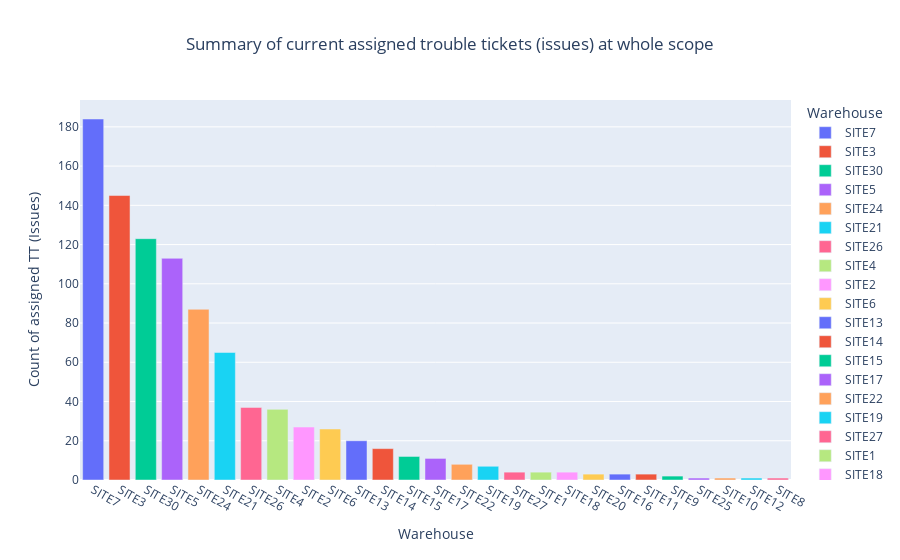

The cell this chart's notebook holds for it:
### Code cell
fig = px.bar(data_frame=assigned_sorted,
             x='Warehouse',
             y='ID',
             labels={
                 'ID': 'Count of assigned TT (Issues)'                 
             },
             color='Warehouse',
             hover_name='Warehouse',             
             title='Summary of current assigned trouble tickets (issues) at whole scope',
             )
fig.update_layout(title_x=0.5)
fig.show()

### Figure 1 — Plotly figure (JSON) as saved in the notebook; plotly's stock layout.template omitted (floating-point values rounded to 4 significant figures)
{"data": [{"alignmentgroup": "True", "hovertemplate": "<b>%{hovertext}</b><br><br>Warehouse=%{x}<br>Count of assigned TT (Issues)=%{y}<extra></extra>", "hovertext": ["SITE7"], "legendgroup": "SITE7", "marker": {"color": "#636efa", "pattern": {"shape": ""}}, "name": "SITE7", "offsetgroup": "SITE7", "orientation": "v", "showlegend": true, "textposition": "auto", "type": "bar", "x": ["SITE7"], "xaxis": "x", "y": [184], "yaxis": "y"}, {"alignmentgroup": "True", "hovertemplate": "<b>%{hovertext}</b><br><br>Warehouse=%{x}<br>Count of assigned TT (Issues)=%{y}<extra></extra>", "hovertext": ["SITE3"], "legendgroup": "SITE3", "marker": {"color": "#EF553B", "pattern": {"shape": ""}}, "name": "SITE3", "offsetgroup": "SITE3", "orientation": "v", "showlegend": true, "textposition": "auto", "type": "bar", "x": ["SITE3"], "xaxis": "x", "y": [145], "yaxis": "y"}, {"alignmentgroup": "True", "hovertemplate": "<b>%{hovertext}</b><br><br>Warehouse=%{x}<br>Count of assigned TT (Issues)=%{y}<extra></extra>", "hovertext": ["SITE30"], "legendgroup": "SITE30", "marker": {"color": "#00cc96", "pattern": {"shape": ""}}, "name": "SITE30", "offsetgroup": "SITE30", "orientation": "v", "showlegend": true, "textposition": "auto", "type": "bar", "x": ["SITE30"], "xaxis": "x", "y": [123], "yaxis": "y"}, {"alignmentgroup": "True", "hovertemplate": "<b>%{hovertext}</b><br><br>Warehouse=%{x}<br>Count of assigned TT (Issues)=%{y}<extra></extra>", "hovertext": ["SITE5"], "legendgroup": "SITE5", "marker": {"color": "#ab63fa", "pattern": {"shape": ""}}, "name": "SITE5", "offsetgroup": "SITE5", "orientation": "v", "showlegend": true, "textposition": "auto", "type": "bar", "x": ["SITE5"], "xaxis": "x", "y": [113], "yaxis": "y"}, {"alignmentgroup": "True", "hovertemplate": "<b>%{hovertext}</b><br><br>Warehouse=%{x}<br>Count of assigned TT (Issues)=%{y}<extra></extra>", "hovertext": ["SITE24"], "legendgroup": "SITE24", "marker": {"color": "#FFA15A", "pattern": {"shape": ""}}, "name": "SITE24", "offsetgroup": "SITE24", "orientation": "v", "showlegend": true, "textposition": "auto", "type": "bar", "x": ["SITE24"], "xaxis": "x", "y": [87], "yaxis": "y"}, {"alignmentgroup": "True", "hovertemplate": "<b>%{hovertext}</b><br><br>Warehouse=%{x}<br>Count of assigned TT (Issues)=%{y}<extra></extra>", "hovertext": ["SITE21"], "legendgroup": "SITE21", "marker": {"color": "#19d3f3", "pattern": {"shape": ""}}, "name": "SITE21", "offsetgroup": "SITE21", "orientation": "v", "showlegend": true, "textposition": "auto", "type": "bar", "x": ["SITE21"], "xaxis": "x", "y": [65], "yaxis": "y"}, {"alignmentgroup": "True", "hovertemplate": "<b>%{hovertext}</b><br><br>Warehouse=%{x}<br>Count of assigned TT (Issues)=%{y}<extra></extra>", "hovertext": ["SITE26"], "legendgroup": "SITE26", "marker": {"color": "#FF6692", "pattern": {"shape": ""}}, "name": "SITE26", "offsetgroup": "SITE26", "orientation": "v", "showlegend": true, "textposition": "auto", "type": "bar", "x": ["SITE26"], "xaxis": "x", "y": [37], "yaxis": "y"}, {"alignmentgroup": "True", "hovertemplate": "<b>%{hovertext}</b><br><br>Warehouse=%{x}<br>Count of assigned TT (Issues)=%{y}<extra></extra>", "hovertext": ["SITE4"], "legendgroup": "SITE4", "marker": {"color": "#B6E880", "pattern": {"shape": ""}}, "name": "SITE4", "offsetgroup": "SITE4", "orientation": "v", "showlegend": true, "textposition": "auto", "type": "bar", "x": ["SITE4"], "xaxis": "x", "y": [36], "yaxis": "y"}, {"alignmentgroup": "True", "hovertemplate": "<b>%{hovertext}</b><br><br>Warehouse=%{x}<br>Count of assigned TT (Issues)=%{y}<extra></extra>", "hovertext": ["SITE2"], "legendgroup": "SITE2", "marker": {"color": "#FF97FF", "pattern": {"shape": ""}}, "name": "SITE2", "offsetgroup": "SITE2", "orientation": "v", "showlegend": true, "textposition": "auto", "type": "bar", "x": ["SITE2"], "xaxis": "x", "y": [27], "yaxis": "y"}, {"alignmentgroup": "True", "hovertemplate": "<b>%{hovertext}</b><br><br>Warehouse=%{x}<br>Count of assigned TT (Issues)=%{y}<extra></extra>", "hovertext": ["SITE6"], "legendgroup": "SITE6", "marker": {"color": "#FECB52", "pattern": {"shape": ""}}, "name": "SITE6", "offsetgroup": "SITE6", "orientation": "v", "showlegend": true, "textposition": "auto", "type": "bar", "x": ["SITE6"], "xaxis": "x", "y": [26], "yaxis": "y"}, {"alignmentgroup": "True", "hovertemplate": "<b>%{hovertext}</b><br><br>Warehouse=%{x}<br>Count of assigned TT (Issues)=%{y}<extra></extra>", "hovertext": ["SITE13"], "legendgroup": "SITE13", "marker": {"color": "#636efa", "pattern": {"shape": ""}}, "name": "SITE13", "offsetgroup": "SITE13", "orientation": "v", "showlegend": true, "textposition": "auto", "type": "bar", "x": ["SITE13"], "xaxis": "x", "y": [20], "yaxis": "y"}, {"alignmentgroup": "True", "hovertemplate": "<b>%{hovertext}</b><br><br>Warehouse=%{x}<br>Count of assigned TT (Issues)=%{y}<extra></extra>", "hovertext": ["SITE14"], "legendgroup": "SITE14", "marker": {"color": "#EF553B", "pattern": {"shape": ""}}, "name": "SITE14", "offsetgroup": "SITE14", "orientation": "v", "showlegend": true, "textposition": "auto", "type": "bar", "x": ["SITE14"], "xaxis": "x", "y": [16], "yaxis": "y"}, {"alignmentgroup": "True", "hovertemplate": "<b>%{hovertext}</b><br><br>Warehouse=%{x}<br>Count of assigned TT (Issues)=%{y}<extra></extra>", "hovertext": ["SITE15"], "legendgroup": "SITE15", "marker": {"color": "#00cc96", "pattern": {"shape": ""}}, "name": "SITE15", "offsetgroup": "SITE15", "orientation": "v", "showlegend": true, "textposition": "auto", "type": "bar", "x": ["SITE15"], "xaxis": "x", "y": [12], "yaxis": "y"}, {"alignmentgroup": "True", "hovertemplate": "<b>%{hovertext}</b><br><br>Warehouse=%{x}<br>Count of assigned TT (Issues)=%{y}<extra></extra>", "hovertext": ["SITE17"], "legendgroup": "SITE17", "marker": {"color": "#ab63fa", "pattern": {"shape": ""}}, "name": "SITE17", "offsetgroup": "SITE17", "orientation": "v", "showlegend": true, "textposition": "auto", "type": "bar", "x": ["SITE17"], "xaxis": "x", "y": [11], "yaxis": "y"}, {"alignmentgroup": "True", "hovertemplate": "<b>%{hovertext}</b><br><br>Warehouse=%{x}<br>Count of assigned TT (Issues)=%{y}<extra></extra>", "hovertext": ["SITE22"], "legendgroup": "SITE22", "marker": {"color": "#FFA15A", "pattern": {"shape": ""}}, "name": "SITE22", "offsetgroup": "SITE22", "orientation": "v", "showlegend": true, "textposition": "auto", "type": "bar", "x": ["SITE22"], "xaxis": "x", "y": [8], "yaxis": "y"}, {"alignmentgroup": "True", "hovertemplate": "<b>%{hovertext}</b><br><br>Warehouse=%{x}<br>Count of assigned TT (Issues)=%{y}<extra></extra>", "hovertext": ["SITE19"], "legendgroup": "SITE19", "marker": {"color": "#19d3f3", "pattern": {"shape": ""}}, "name": "SITE19", "offsetgroup": "SITE19", "orientation": "v", "showlegend": true, "textposition": "auto", "type": "bar", "x": ["SITE19"], "xaxis": "x", "y": [7], "yaxis": "y"}, {"alignmentgroup": "True", "hovertemplate": "<b>%{hovertext}</b><br><br>Warehouse=%{x}<br>Count of assigned TT (Issues)=%{y}<extra></extra>", "hovertext": ["SITE27"], "legendgroup": "SITE27", "marker": {"color": "#FF6692", "pattern": {"shape": ""}}, "name": "SITE27", "offsetgroup": "SITE27", "orientation": "v", "showlegend": true, "textposition": "auto", "type": "bar", "x": ["SITE27"], "xaxis": "x", "y": [4], "yaxis": "y"}, {"alignmentgroup": "True", "hovertemplate": "<b>%{hovertext}</b><br><br>Warehouse=%{x}<br>Count of assigned TT (Issues)=%{y}<extra></extra>", "hovertext": ["SITE1"], "legendgroup": "SITE1", "marker": {"color": "#B6E880", "pattern": {"shape": ""}}, "name": "SITE1", "offsetgroup": "SITE1", "orientation": "v", "showlegend": true, "textposition": "auto", "type": "bar", "x": ["SITE1"], "xaxis": "x", "y": [4], "yaxis": "y"}, {"alignmentgroup": "True", "hovertemplate": "<b>%{hovertext}</b><br><br>Warehouse=%{x}<br>Count of assigned TT (Issues)=%{y}<extra></extra>", "hovertext": ["SITE18"], "legendgroup": "SITE18", "marker": {"color": "#FF97FF", "pattern": {"shape": ""}}, "name": "SITE18", "offsetgroup": "SITE18", "orientation": "v", "showlegend": true, "textposition": "auto", "type": "bar", "x": ["SITE18"], "xaxis": "x", "y": [4], "yaxis": "y"}, {"alignmentgroup": "True", "hovertemplate": "<b>%{hovertext}</b><br><br>Warehouse=%{x}<br>Count of assigned TT (Issues)=%{y}<extra></extra>", "hovertext": ["SITE20"], "legendgroup": "SITE20", "marker": {"color": "#FECB52", "pattern": {"shape": ""}}, "name": "SITE20", "offsetgroup": "SITE20", "orientation": "v", "showlegend": true, "textposition": "auto", "type": "bar", "x": ["SITE20"], "xaxis": "x", "y": [3], "yaxis": "y"}, {"alignmentgroup": "True", "hovertemplate": "<b>%{hovertext}</b><br><br>Warehouse=%{x}<br>Count of assigned TT (Issues)=%{y}<extra></extra>", "hovertext": ["SITE16"], "legendgroup": "SITE16", "marker": {"color": "#636efa", "pattern": {"shape": ""}}, "name": "SITE16", "offsetgroup": "SITE16", "orientation": "v", "showlegend": true, "textposition": "auto", "type": "bar", "x": ["SITE16"], "xaxis": "x", "y": [3], "yaxis": "y"}, {"alignmentgroup": "True", "hovertemplate": "<b>%{hovertext}</b><br><br>Warehouse=%{x}<br>Count of assigned TT (Issues)=%{y}<extra></extra>", "hovertext": ["SITE11"], "legendgroup": "SITE11", "marker": {"color": "#EF553B", "pattern": {"shape": ""}}, "name": "SITE11", "offsetgroup": "SITE11", "orientation": "v", "showlegend": true, "textposition": "auto", "type": "bar", "x": ["SITE11"], "xaxis": "x", "y": [3], "yaxis": "y"}, {"alignmentgroup": "True", "hovertemplate": "<b>%{hovertext}</b><br><br>Warehouse=%{x}<br>Count of assigned TT (Issues)=%{y}<extra></extra>", "hovertext": ["SITE9"], "legendgroup": "SITE9", "marker": {"color": "#00cc96", "pattern": {"shape": ""}}, "name": "SITE9", "offsetgroup": "SITE9", "orientation": "v", "showlegend": true, "textposition": "auto", "type": "bar", "x": ["SITE9"], "xaxis": "x", "y": [2], "yaxis": "y"}, {"alignmentgroup": "True", "hovertemplate": "<b>%{hovertext}</b><br><br>Warehouse=%{x}<br>Count of assigned TT (Issues)=%{y}<extra></extra>", "hovertext": ["SITE25"], "legendgroup": "SITE25", "marker": {"color": "#ab63fa", "pattern": {"shape": ""}}, "name": "SITE25", "offsetgroup": "SITE25", "orientation": "v", "showlegend": true, "textposition": "auto", "type": "bar", "x": ["SITE25"], "xaxis": "x", "y": [1], "yaxis": "y"}, {"alignmentgroup": "True", "hovertemplate": "<b>%{hovertext}</b><br><br>Warehouse=%{x}<br>Count of assigned TT (Issues)=%{y}<extra></extra>", "hovertext": ["SITE10"], "legendgroup": "SITE10", "marker": {"color": "#FFA15A", "pattern": {"shape": ""}}, "name": "SITE10", "offsetgroup": "SITE10", "orientation": "v", "showlegend": true, "textposition": "auto", "type": "bar", "x": ["SITE10"], "xaxis": "x", "y": [1], "yaxis": "y"}, {"alignmentgroup": "True", "hovertemplate": "<b>%{hovertext}</b><br><br>Warehouse=%{x}<br>Count of assigned TT (Issues)=%{y}<extra></extra>", "hovertext": ["SITE12"], "legendgroup": "SITE12", "marker": {"color": "#19d3f3", "pattern": {"shape": ""}}, "name": "SITE12", "offsetgroup": "SITE12", "orientation": "v", "showlegend": true, "textposition": "auto", "type": "bar", "x": ["SITE12"], "xaxis": "x", "y": [1], "yaxis": "y"}, {"alignmentgroup": "True", "hovertemplate": "<b>%{hovertext}</b><br><br>Warehouse=%{x}<br>Count of assigned TT (Issues)=%{y}<extra></extra>", "hovertext": ["SITE8"], "legendgroup": "SITE8", "marker": {"color": "#FF6692", "pattern": {"shape": ""}}, "name": "SITE8", "offsetgroup": "SITE8", "orientation": "v", "showlegend": true, "textposition": "auto", "type": "bar", "x": ["SITE8"], "xaxis": "x", "y": [1], "yaxis": "y"}], "layout": {"autosize": true, "barmode": "relative", "legend": {"title": {"text": "Warehouse"}, "tracegroupgap": 0}, "title": {"text": "Summary of current assigned trouble tickets (issues) at whole scope", "x": 0.5}, "xaxis": {"anchor": "y", "autorange": true, "categoryarray": ["SITE7", "SITE3", "SITE30", "SITE5", "SITE24", "SITE21", "SITE26", "SITE4", "SITE2", "SITE6", "SITE13", "SITE14", "SITE15", "SITE17", "SITE22", "SITE19", "SITE27", "SITE1", "SITE18", "SITE20", "SITE16", "SITE11", "SITE9", "SITE25", "SITE10", "SITE12", "SITE8"], "categoryorder": "array", "domain": [0, 1], "range": [-0.5, 26.5], "title": {"text": "Warehouse"}, "type": "category"}, "yaxis": {"anchor": "x", "autorange": true, "domain": [0, 1], "range": [0, 193.7], "title": {"text": "Count of assigned TT (Issues)"}, "type": "linear"}}}
